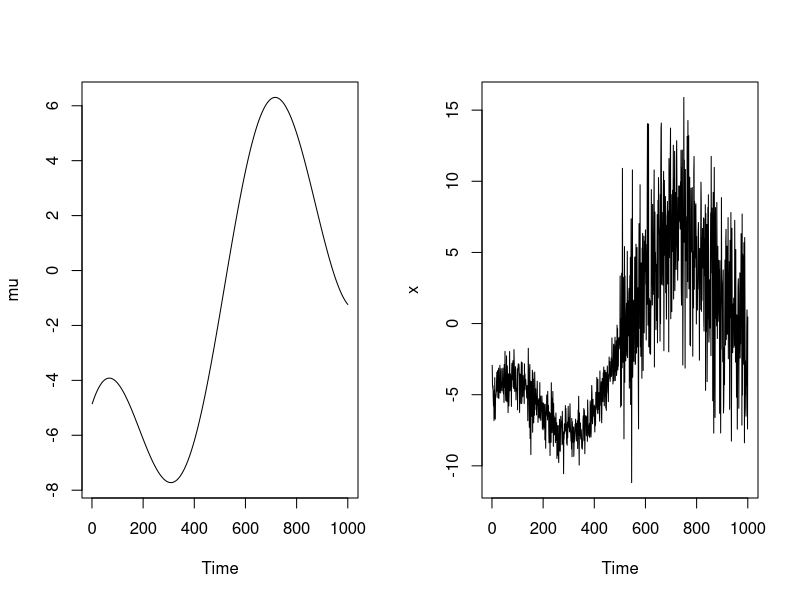
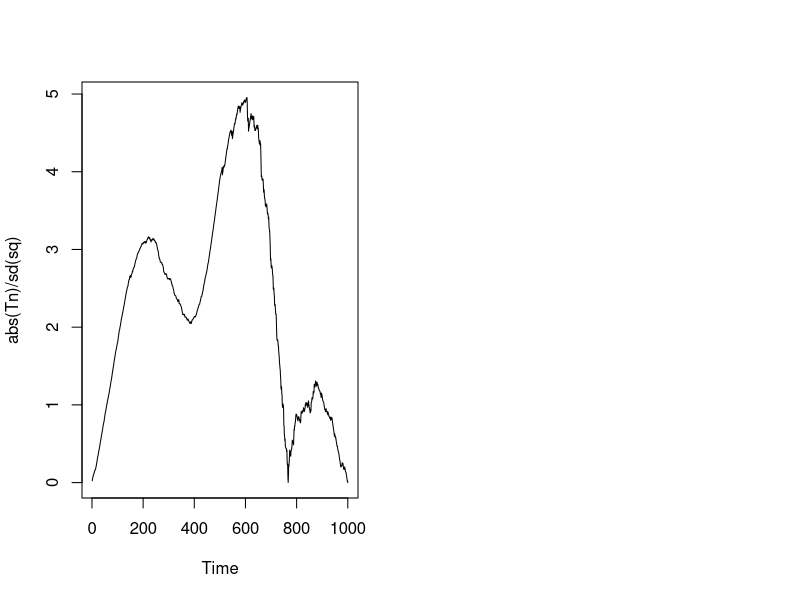

Recreate these plots in R, in order. (Note: this script raises an error after producing the figures.)
###-----------------------------------------------
### Change in variance in changing mean
###-----------------------------------------------
f = function(t){
  5*cos(t*9) - (t - 0.7)^2 *20 + (t-0.2)^3 *10
}
n = 1000
mu = f((1:n)/n)
z = c(rnorm(n/2)*1, rnorm(n/2)*4)
x = z+mu

#Plot the sample graph
par(mfrow = c(1,2))
ts.plot(mu)
ts.plot(x)

###-----------------------------------------------
### Change in variance in changing mean
###-----------------------------------------------

bar_x = mean(x)
sq = (x - bar_x)^2
bar_sq = mean(sq)
Tn = cumsum(sq - bar_sq) / sqrt(n)
ts.plot(abs(Tn) / sd(sq)) #Using sd(.) as the proxy for sd


###-----------------------------------------------------------
### Simulations
###-----------------------------------------------------------

if(1){
  n = 1000
  n_sim = 50
  delta = seq(from = 0, to = 2, by = 0.05)
  out = array(NA, dim =c(n_sim, length(delta), 2),
              dimnames = list(paste0('isim=',1:n_sim),
                              paste0('delta=', delta),
                              c('std', 'sn')))
  for(i_sim in 1:n_sim){
    set.seed(i_sim)
    for(i_delta in 1:length(delta)){
      d = delta[i_delta]
      mu = f((1:n/n))
      z = c(rnorm(n/2)*1, rnorm(n/2) * (1+d))
      x = z+mu
      d1 = diff(x)
      sq = (d1 - mean(d1))^2
      out[i_sim, i_delta, 1] = KS_std(sq)
      out[i_sim, i_delta, 2] = KS_sn(sq)
    }
    if(i_sim%%10==0) cat(i_sim, ' >> ')
  }
}


###-----------------------------------------------------------
### Power
###-----------------------------------------------------------
out0 = out*0
out0[,,1] = out[,,1] > 1.358
out0[,,2] = out[,,2] > 40.1
power = apply(out0, c(2,3), mean)
power

###-----------------------------------------------------------
### Plot results
###-----------------------------------------------------------
par(mfrow = c(1, 2))
col = c('blue', 'red')
#Plot 1
matplot(delta, 100*power, type = 'l', col = col, lwd = 2, main = "Power", ylim = c(0, 100),
        ylab = expression(K(delta)~"/%"), xlab = expression(delta))
abline(h  = c(0.05, 0, 1)*100, lwd = 0.5, lty = 2)
abline(v = 0, lwd = 0.5, lty = 2)
#Plot 2
matplot(delta, 100*power, type = 'l', col = col, lwd = 2, main = "Power (Zoom-in version)",
        ylim = c(0, 0.2) *100, ylab = expression(K(delta)~"/%"), xlab = expression(delta),
        xlim = c(0, 0.5))
abline(h = c(0:5), lwd = 0.5, lty = 3)
abline(v = 0, lwd = 0.5, lty = 2)
















